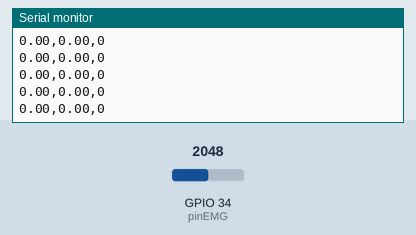
This sketch was run on a simulated ESP32. Parts: the last lines printed to the serial monitor. The inputs (shaded band) are chosen by the test bench; at power-on: GPIO 34 (pinEMG) = 2048 (analog values on the 0–4095 scale). USB keyboard and mouse output is not drawn.

Above: at 5.2 s.
5.3 s: GPIO 34 (pinEMG) set to 2866
At 5.41 s:
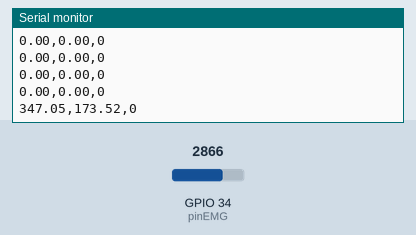
6.8 s: GPIO 34 (pinEMG) set to 3603
At 6.81 s:
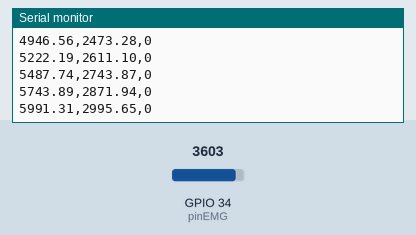
Timing chart, 0 to 9.8 s (numbered marks = the images above; inputs shaded):
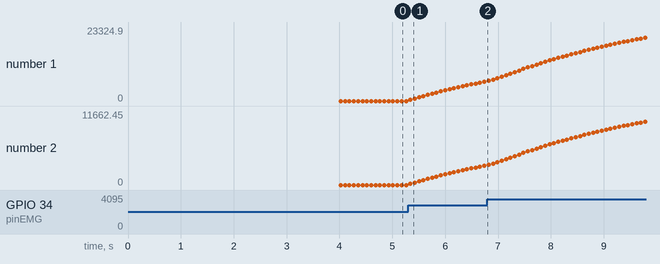

Measured:
- after the input at 5.3 s, the serial monitor: prints a new line at once (image 1)
- plotted number 1: 0 → 5991.31 after the input at 5.3 s
- plotted number 2: 0 → 2995.65 after the input at 5.3 s

The sketch:

SensorEMG-ESP32.ino
```cpp
// const int pinEMG=34; // el pin en la ESP32
// int signalEMG=0; // de 0 a 1095
// float emgFiltrado = 0.0; // Valor EMG filtrado
// float alpha = 0.2; // Coeficiente de filtro


// void setup() {
//   Serial.begin(115200); // baudios
//   //Serial.begin(9600);
//   analogReadResolution(12);
// }

// void loop() {
//   signalEMG = analogRead(pinEMG); // lectura y almacenamiento
//   //Serial.println(signalEMG); // impresion de las lecturas
//   emgFiltrado = (alpha * signalEMG) + ((1 - alpha) * emgFiltrado);
//   //delay(15);
//   Serial.println(emgFiltrado);
//   delay(80); // Ajusta el retardo según sea necesario
// }
#include <BleKeyboard.h>

BleKeyboard teclado("Teclado Muscular bien epico", "Camila", 100);

const int pinEMG = 34;
const int muestrasBuffer = 50;
float bufferEMG[muestrasBuffer];
int indiceBuffer = 0;

// Parámetros de filtrado y procesamiento
float emgFiltrado = 0.0;
float alpha = 0.2;  // Filtro paso-bajo (reducido para mejor suavizado)
float baseline = 0.0; // Para offset removal
float offset = 0.0;  // Valor DC
float ganancia = 15.0; // AMPLIFICACIÓN DE SOFTWARE (ajusta según necesario)

// Para monitoreo
unsigned long ultimoTiempo = 0;
float maxValor = 0;
float minValor = 4095;

void setup() {
  Serial.begin(115200);
  analogReadResolution(12);
  teclado.begin();

  // Calibración inicial: obtener baseline
  Serial.println("Iniciando calibración... NO MUEVAS EL BRAZO");
  delay(2000);

  float suma = 0;
  for (int i = 0; i < 200; i++) {
    suma += analogRead(pinEMG);
    delay(10);
  }
  offset = suma / 200.0;
  Serial.print("Offset calculado: ");
  Serial.println(offset);
  Serial.println("¡Calibración completa! Puedes comenzar a mover el brazo.");
}
// Calcular RMS del buffer
float calcularRMS() {
  float suma = 0;
  for (int i = 0; i < muestrasBuffer; i++) {
    suma += bufferEMG[i] * bufferEMG[i];
  }
  return sqrt(suma / muestrasBuffer);
}
void loop() {
  int signalEMG = analogRead(pinEMG);

  // Remover offset (componente DC)
  float emgSinOffset = signalEMG - offset;

  // Valor absoluto (EMG es bipolar)
  float emgAbs = abs(emgSinOffset);

  // Amplificación de software (crucial para valores pequeños)
  float emgAmplificado = emgAbs * ganancia;

  // Filtro paso-bajo (exponential moving average)
  emgFiltrado = (alpha * emgAmplificado) + ((1 - alpha) * emgFiltrado);

  // Almacenar en buffer para RMS
  bufferEMG[indiceBuffer] = emgFiltrado;
  indiceBuffer = (indiceBuffer + 1) % muestrasBuffer;

  // Calcular RMS (mejor métrica para EMG que el promedio)
  float rms = calcularRMS();

  // Monitoreo de rango dinámico
  if (rms > maxValor) maxValor = rms;
  if (rms < minValor && rms > 0) minValor = rms;

  // Mostrar en Serial (puedes visualizar en Serial Plotter)
  Serial.print(rms);
  Serial.print(",");
  Serial.print(maxValor * 0.5); // Referencia visual
  Serial.print(",");
  Serial.println(0); // Línea de referencia en 0

  if(rms >= 40){
    if (teclado.isConnected()){
      teclado.write('j');
    }
  }else{
    if (teclado.isConnected()){
      teclado.write('k');
    }
  }

  delay(80); // Tasa de muestreo: 100 Hz
}
```
